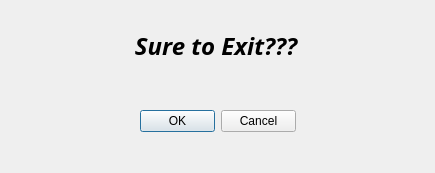
<?xml version="1.0" encoding="UTF-8"?>
<ui version="4.0">
 <class>Exit</class>
 <widget class="QDialog" name="Exit">
  <property name="geometry">
   <rect>
    <x>0</x>
    <y>0</y>
    <width>435</width>
    <height>173</height>
   </rect>
  </property>
  <property name="windowTitle">
   <string>Dialog</string>
  </property>
  <widget class="QDialogButtonBox" name="buttonBox">
   <property name="geometry">
    <rect>
     <x>140</x>
     <y>110</y>
     <width>156</width>
     <height>23</height>
    </rect>
   </property>
   <property name="standardButtons">
    <set>QDialogButtonBox::Cancel|QDialogButtonBox::Ok</set>
   </property>
  </widget>
  <widget class="QLabel" name="label">
   <property name="geometry">
    <rect>
     <x>110</x>
     <y>20</y>
     <width>201</width>
     <height>51</height>
    </rect>
   </property>
   <property name="font">
    <font>
     <family>Adobe 仿宋 Std R</family>
     <pointsize>18</pointsize>
     <weight>75</weight>
     <italic>true</italic>
     <bold>true</bold>
    </font>
   </property>
   <property name="text">
    <string>    Sure to Exit???</string>
   </property>
  </widget>
 </widget>
 <resources/>
 <connections>
  <connection>
   <sender>buttonBox</sender>
   <signal>accepted()</signal>
   <receiver>Exit</receiver>
   <slot>accept()</slot>
   <hints>
    <hint type="sourcelabel">
     <x>264</x>
     <y>122</y>
    </hint>
    <hint type="destinationlabel">
     <x>264</x>
     <y>150</y>
    </hint>
   </hints>
  </connection>
  <connection>
   <sender>buttonBox</sender>
   <signal>rejected()</signal>
   <receiver>Exit</receiver>
   <slot>reject()</slot>
   <hints>
    <hint type="sourcelabel">
     <x>177</x>
     <y>122</y>
    </hint>
    <hint type="destinationlabel">
     <x>177</x>
     <y>139</y>
    </hint>
   </hints>
  </connection>
 </connections>
</ui>
